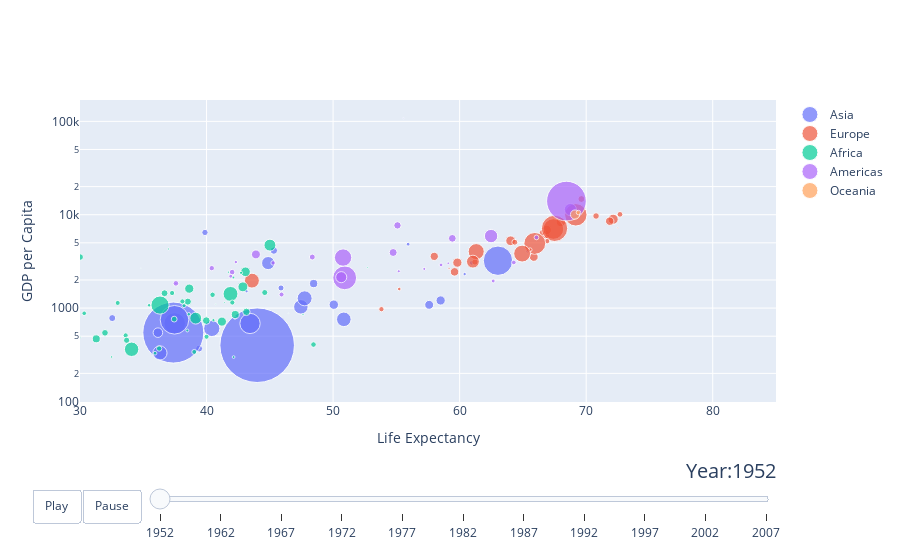

The code cell stored with this chart in its notebook:
### Code cell
import plotly.graph_objects as go

import pandas as pd

url = "https://raw.githubusercontent.com/plotly/datasets/master/gapminderDataFiveYear.csv"
dataset = pd.read_csv(url)

years = ["1952", "1962", "1967", "1972", "1977", "1982", "1987", "1992", "1997", "2002",
         "2007"]

# make list of continents
continents = []
for continent in dataset["continent"]:
    if continent not in continents:
        continents.append(continent)
# make figure
fig_dict = {
    "data": [],
    "layout": {},
    "frames": []
}

# fill in most of layout
fig_dict["layout"]["xaxis"] = {"range": [30, 85], "title": "Life Expectancy"}
fig_dict["layout"]["yaxis"] = {"title": "GDP per Capita", "type": "log"}
fig_dict["layout"]["hovermode"] = "closest"
fig_dict["layout"]["updatemenus"] = [
    {
        "buttons": [
            {
                "args": [None, {"frame": {"duration": 500, "redraw": False},
                                "fromcurrent": True, "transition": {"duration": 300,
                                                                    "easing": "quadratic-in-out"}}],
                "label": "Play",
                "method": "animate"
            },
            {
                "args": [[None], {"frame": {"duration": 0, "redraw": False},
                                  "mode": "immediate",
                                  "transition": {"duration": 0}}],
                "label": "Pause",
                "method": "animate"
            }
        ],
        "direction": "left",
        "pad": {"r": 10, "t": 87},
        "showactive": False,
        "type": "buttons",
        "x": 0.1,
        "xanchor": "right",
        "y": 0,
        "yanchor": "top"
    }
]

sliders_dict = {
    "active": 0,
    "yanchor": "top",
    "xanchor": "left",
    "currentvalue": {
        "font": {"size": 20},
        "prefix": "Year:",
        "visible": True,
        "xanchor": "right"
    },
    "transition": {"duration": 300, "easing": "cubic-in-out"},
    "pad": {"b": 10, "t": 50},
    "len": 0.9,
    "x": 0.1,
    "y": 0,
    "steps": []
}

# make data
year = 1952
for continent in continents:
    dataset_by_year = dataset[dataset["year"] == year]
    dataset_by_year_and_cont = dataset_by_year[
        dataset_by_year["continent"] == continent]

    data_dict = {
        "x": list(dataset_by_year_and_cont["lifeExp"]),
        "y": list(dataset_by_year_and_cont["gdpPercap"]),
        "mode": "markers",
        "text": list(dataset_by_year_and_cont["country"]),
        "marker": {
            "sizemode": "area",
            "sizeref": 200000,
            "size": list(dataset_by_year_and_cont["pop"])
        },
        "name": continent
    }
    fig_dict["data"].append(data_dict)

# make frames
for year in years:
    frame = {"data": [], "name": str(year)}
    for continent in continents:
        dataset_by_year = dataset[dataset["year"] == int(year)]
        dataset_by_year_and_cont = dataset_by_year[
            dataset_by_year["continent"] == continent]

        data_dict = {
            "x": list(dataset_by_year_and_cont["lifeExp"]),
            "y": list(dataset_by_year_and_cont["gdpPercap"]),
            "mode": "markers",
            "text": list(dataset_by_year_and_cont["country"]),
            "marker": {
                "sizemode": "area",
                "sizeref": 200000,
                "size": list(dataset_by_year_and_cont["pop"])
            },
            "name": continent
        }
        frame["data"].append(data_dict)

    fig_dict["frames"].append(frame)
    slider_step = {"args": [
        [year],
        {"frame": {"duration": 300, "redraw": False},
         "mode": "immediate",
         "transition": {"duration": 300}}
    ],
        "label": year,
        "method": "animate"}
    sliders_dict["steps"].append(slider_step)


fig_dict["layout"]["sliders"] = [sliders_dict]

fig = go.Figure(fig_dict)

fig.show()

### Figure 1 — Plotly figure (JSON) as saved in the notebook; plotly's stock layout.template omitted (floating-point values rounded to 4 significant figures)
{"data": [{"marker": {"size": [8425333, 120447, 46886859, 4693836, 556263528, 2125900, 372000000, 82052000, 17272000, 5441766, 1620914, 86459025, 607914, 8865488, 20947571, 160000, 1439529, 6748378, 800663, 20092996, 9182536, 507833, 41346560, 22438691, 4005677, 1127000, 7982342, 3661549, 8550362, 21289402, 26246839, 1030585, 4963829], "sizemode": "area", "sizeref": 200000}, "mode": "markers", "name": "Asia", "text": ["Afghanistan", "Bahrain", "Bangladesh", "Cambodia", "China", "Hong Kong, China", "India", "Indonesia", "Iran", "Iraq", "Israel", "Japan", "Jordan", "Korea, Dem. Rep.", "Korea, Rep.", "Kuwait", "Lebanon", "Malaysia", "Mongolia", "Myanmar", "Nepal", "Oman", "Pakistan", "Philippines", "Saudi Arabia", "Singapore", "Sri Lanka", "Syria", "Taiwan", "Thailand", "Vietnam", "West Bank and Gaza", "Yemen, Rep."], "type": "scatter", "x": [28.8, 50.94, 37.48, 39.42, 44, 60.96, 37.37, 37.47, 44.87, 45.32, 65.39, 63.03, 43.16, 50.06, 47.45, 55.56, 55.93, 48.46, 42.24, 36.32, 36.16, 37.58, 43.44, 47.75, 39.88, 60.4, 57.59, 45.88, 58.5, 50.85, 40.41, 43.16, 32.55], "y": [779.4, 9867.0, 684.2, 368.5, 400.4, 3054.0, 546.6, 749.7, 3035.0, 4130.0, 4087.0, 3217.0, 1547.0, 1088.0, 1031.0, 108400.0, 4835.0, 1831.0, 786.6, 331, 545.9, 1828.0, 684.6, 1273.0, 6460.0, 2315.0, 1084.0, 1643.0, 1207.0, 757.8, 605.1, 1516.0, 781.7]}, {"marker": {"size": [1282697, 6927772, 8730405, 2791000, 7274900, 3882229, 9125183, 4334000, 4090500, 42459667, 69145952, 7733250, 9504000, 147962, 2952156, 47666000, 413834, 10381988, 3327728, 25730551, 8526050, 16630000, 6860147, 3558137, 1489518, 28549870, 7124673, 4815000, 22235677, 50430000], "sizemode": "area", "sizeref": 200000}, "mode": "markers", "name": "Europe", "text": ["Albania", "Austria", "Belgium", "Bosnia and Herzegovina", "Bulgaria", "Croatia", "Czech Republic", "Denmark", "Finland", "France", "Germany", "Greece", "Hungary", "Iceland", "Ireland", "Italy", "Montenegro", "Netherlands", "Norway", "Poland", "Portugal", "Romania", "Serbia", "Slovak Republic", "Slovenia", "Spain", "Sweden", "Switzerland", "Turkey", "United Kingdom"], "type": "scatter", "x": [55.23, 66.8, 68, 53.82, 59.6, 61.21, 66.87, 70.78, 66.55, 67.41, 67.5, 65.86, 64.03, 72.49, 66.91, 65.94, 59.16, 72.13, 72.67, 61.31, 59.82, 61.05, 58.0, 64.36, 65.57, 64.94, 71.86, 69.62, 43.59, 69.18], "y": [1601.0, 6137.0, 8343.0, 973.5, 2444.0, 3119.0, 6876.0, 9692.0, 6425.0, 7030.0, 7144.0, 3531.0, 5264.0, 7268.0, 5210.0, 4931.0, 2648.0, 8942.0, 10100.0, 4029.0, 3068.0, 3145.0, 3581.0, 5075.0, 4215.0, 3834.0, 8528.0, 14730.0, 1969.0, 9980.0]}, {"marker": {"size": [9279525, 4232095, 1738315, 442308, 4469979, 2445618, 5009067, 1291695, 2682462, 153936, 14100005, 854885, 2977019, 63149, 22223309, 216964, 1438760, 20860941, 420702, 284320, 5581001, 2664249, 580653, 6464046, 748747, 863308, 1019729, 4762912, 2917802, 3838168, 1022556, 516556, 9939217, 6446316, 485831, 3379468, 33119096, 257700, 2534927, 60011, 2755589, 2143249, 2526994, 14264935, 8504667, 290243, 8322925, 1219113, 3647735, 5824797, 2672000, 3080907], "sizemode": "area", "sizeref": 200000}, "mode": "markers", "name": "Africa", "text": ["Algeria", "Angola", "Benin", "Botswana", "Burkina Faso", "Burundi", "Cameroon", "Central African Republic", "Chad", "Comoros", "Congo, Dem. Rep.", "Congo, Rep.", "Cote d'Ivoire", "Djibouti", "Egypt", "Equatorial Guinea", "Eritrea", "Ethiopia", "Gabon", "Gambia", "Ghana", "Guinea", "Guinea-Bissau", "Kenya", "Lesotho", "Liberia", "Libya", "Madagascar", "Malawi", "Mali", "Mauritania", "Mauritius", "Morocco", "Mozambique", "Namibia", "Niger", "Nigeria", "Reunion", "Rwanda", "Sao Tome and Principe", "Senegal", "Sierra Leone", "Somalia", "South Africa", "Sudan", "Swaziland", "Tanzania", "Togo", "Tunisia", "Uganda", "Zambia", "Zimbabwe"], "type": "scatter", "x": [43.08, 30.02, 38.22, 47.62, 31.98, 39.03, 38.52, 35.46, 38.09, 40.72, 39.14, 42.11, 40.48, 34.81, 41.89, 34.48, 35.93, 34.08, 37.0, 30, 43.15, 33.61, 32.5, 42.27, 42.14, 38.48, 42.72, 36.68, 36.26, 33.69, 40.54, 50.99, 42.87, 31.29, 41.73, 37.44, 36.32, 52.72, 40, 46.47, 37.28, 30.33, 32.98, 45.01, 38.63, 41.41, 41.22, 38.6, 44.6, 39.98, 42.04, 48.45], "y": [2449.0, 3521.0, 1063.0, 851.2, 543.3, 339.3, 1173.0, 1071.0, 1179.0, 1103.0, 780.5, 2126.0, 1389.0, 2670.0, 1419.0, 375.6, 328.9, 362.1, 4293.0, 485.2, 911.3, 510.2, 299.9, 853.5, 298.8, 575.6, 2388.0, 1443.0, 369.2, 452.3, 743.1, 1968.0, 1688.0, 468.5, 2424.0, 761.9, 1077.0, 2719.0, 493.3, 879.6, 1450.0, 879.8, 1136.0, 4725.0, 1616.0, 1148.0, 716.7, 859.8, 1468.0, 734.8, 1147.0, 406.9]}, {"marker": {"size": [17876956, 2883315, 56602560, 14785584, 6377619, 12350771, 926317, 6007797, 2491346, 3548753, 2042865, 3146381, 3201488, 1517453, 1426095, 30144317, 1165790, 940080, 1555876, 8025700, 2227000, 662850, 157553000, 2252965, 5439568], "sizemode": "area", "sizeref": 200000}, "mode": "markers", "name": "Americas", "text": ["Argentina", "Bolivia", "Brazil", "Canada", "Chile", "Colombia", "Costa Rica", "Cuba", "Dominican Republic", "Ecuador", "El Salvador", "Guatemala", "Haiti", "Honduras", "Jamaica", "Mexico", "Nicaragua", "Panama", "Paraguay", "Peru", "Puerto Rico", "Trinidad and Tobago", "United States", "Uruguay", "Venezuela"], "type": "scatter", "x": [62.48, 40.41, 50.92, 68.75, 54.74, 50.64, 57.21, 59.42, 45.93, 48.36, 45.26, 42.02, 37.58, 41.91, 58.53, 50.79, 42.31, 55.19, 62.65, 43.9, 64.28, 59.1, 68.44, 66.07, 55.09], "y": [5911.0, 2677.0, 2109.0, 11370.0, 3940.0, 2144.0, 2627.0, 5587.0, 1398.0, 3522.0, 3048.0, 2428.0, 1840.0, 2195.0, 2899.0, 3478.0, 3112.0, 2480.0, 1952.0, 3759.0, 3082.0, 3023.0, 13990.0, 5717.0, 7690.0]}, {"marker": {"size": [8691212, 1994794], "sizemode": "area", "sizeref": 200000}, "mode": "markers", "name": "Oceania", "text": ["Australia", "New Zealand"], "type": "scatter", "x": [69.12, 69.39], "y": [10040.0, 10560.0]}], "layout": {"hovermode": "closest", "sliders": [{"active": 0, "currentvalue": {"font": {"size": 20}, "prefix": "Year:", "visible": true, "xanchor": "right"}, "len": 0.9, "pad": {"b": 10, "t": 50}, "steps": [{"args": [["1952"], {"frame": {"duration": 300, "redraw": false}, "mode": "immediate", "transition": {"duration": 300}}], "label": "1952", "method": "animate"}, {"args": [["1962"], {"frame": {"duration": 300, "redraw": false}, "mode": "immediate", "transition": {"duration": 300}}], "label": "1962", "method": "animate"}, {"args": [["1967"], {"frame": {"duration": 300, "redraw": false}, "mode": "immediate", "transition": {"duration": 300}}], "label": "1967", "method": "animate"}, {"args": [["1972"], {"frame": {"duration": 300, "redraw": false}, "mode": "immediate", "transition": {"duration": 300}}], "label": "1972", "method": "animate"}, {"args": [["1977"], {"frame": {"duration": 300, "redraw": false}, "mode": "immediate", "transition": {"duration": 300}}], "label": "1977", "method": "animate"}, {"args": [["1982"], {"frame": {"duration": 300, "redraw": false}, "mode": "immediate", "transition": {"duration": 300}}], "label": "1982", "method": "animate"}, {"args": [["1987"], {"frame": {"duration": 300, "redraw": false}, "mode": "immediate", "transition": {"duration": 300}}], "label": "1987", "method": "animate"}, {"args": [["1992"], {"frame": {"duration": 300, "redraw": false}, "mode": "immediate", "transition": {"duration": 300}}], "label": "1992", "method": "animate"}, {"args": [["1997"], {"frame": {"duration": 300, "redraw": false}, "mode": "immediate", "transition": {"duration": 300}}], "label": "1997", "method": "animate"}, {"args": [["2002"], {"frame": {"duration": 300, "redraw": false}, "mode": "immediate", "transition": {"duration": 300}}], "label": "2002", "method": "animate"}, {"args": [["2007"], {"frame": {"duration": 300, "redraw": false}, "mode": "immediate", "transition": {"duration": 300}}], "label": "2007", "method": "animate"}], "transition": {"duration": 300, "easing": "cubic-in-out"}, "x": 0.1, "xanchor": "left", "y": 0, "yanchor": "top"}], "updatemenus": [{"buttons": [{"args": [null, {"frame": {"duration": 500, "redraw": false}, "fromcurrent": true, "transition": {"duration": 300, "easing": "quadratic-in-out"}}], "label": "Play", "method": "animate"}, {"args": [[null], {"frame": {"duration": 0, "redraw": false}, "mode": "immediate", "transition": {"duration": 0}}], "label": "Pause", "method": "animate"}], "direction": "left", "pad": {"r": 10, "t": 87}, "showactive": false, "type": "buttons", "x": 0.1, "xanchor": "right", "y": 0, "yanchor": "top"}], "xaxis": {"range": [30, 85], "title": {"text": "Life Expectancy"}}, "yaxis": {"title": {"text": "GDP per Capita"}, "type": "log"}}}
